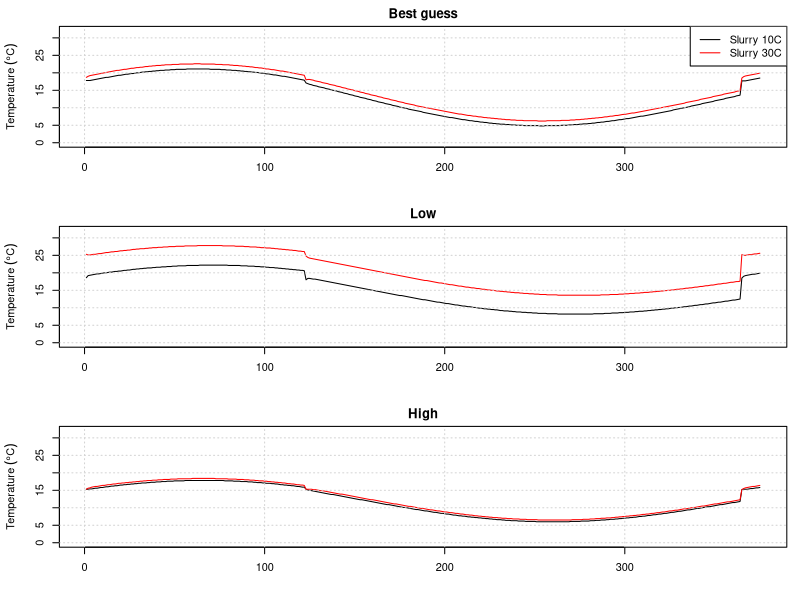
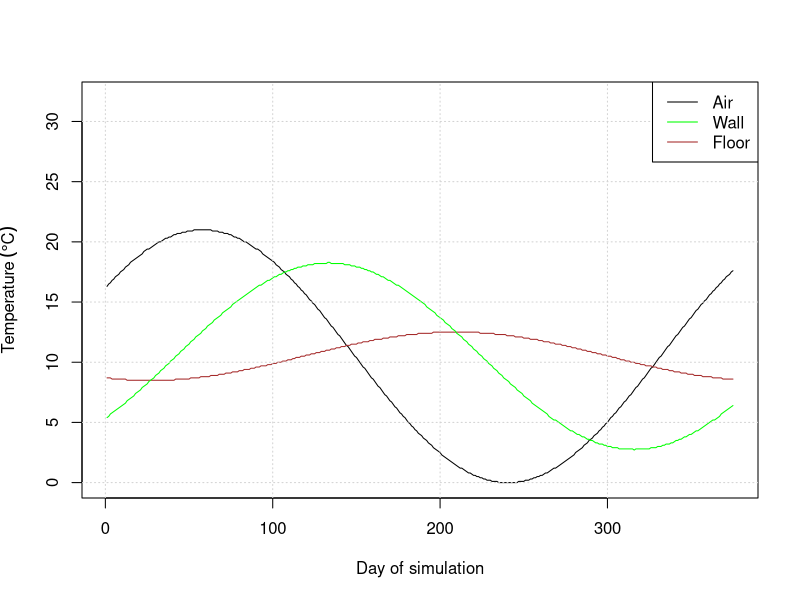

Write R code to recreate these figures, in order.
# Plots temperature predictions
# S. Hafner
# 2020

# Normal simulation
d10n <- read.table('temp_10Cn.txt', header = FALSE, skip = 2)
d30n <- read.table('temp_30Cn.txt', header = FALSE, skip = 2)
names(d10n) <- names(d30n) <- c('dos', 'doy', 'smass', 'depth', 'air', 'wall', 'floor', 'slurry')

# Slow simulation (less heat transfer)
d10s <- read.table('temp_10Cs.txt', header = FALSE, skip = 2)
d30s <- read.table('temp_30Cs.txt', header = FALSE, skip = 2)
names(d10s) <- names(d30s) <- c('dos', 'doy', 'smass', 'depth', 'air', 'wall', 'floor', 'slurry')

# Fast simulation (more heat transfer)
d10f <- read.table('temp_10Cf.txt', header = FALSE, skip = 2)
d30f <- read.table('temp_30Cf.txt', header = FALSE, skip = 2)
names(d10f) <- names(d30f) <- c('dos', 'doy', 'smass', 'depth', 'air', 'wall', 'floor', 'slurry')

pdf('slurry_temp.pdf', height = 8, width = 4)
  par(mfrow = c(3, 1), mar = c(4, 4.5, 2, 1))

  plot(slurry ~ dos, data = d10n, type = 'l', ylim = c(0, 32), xlab = '', ylab = expression('Temperature'~(degree*C)), main = 'Best guess')
  lines(slurry ~ dos, data = d30n, type = 'l', col = 'red')
  grid()
  legend('topright', c('Slurry 10C', 'Slurry 30C'), lty = c(1, 1, 2), col = c('black', 'red', 'gray45'))

  plot(slurry ~ dos, data = d10s, type = 'l', ylim = c(0, 32), xlab = '', ylab = expression('Temperature'~(degree*C)), main = 'Low')
  lines(slurry ~ dos, data = d30s, type = 'l', col = 'red')
  grid()

  plot(slurry ~ dos, data = d10f, type = 'l', ylim = c(0, 32), xlab = '', ylab = expression('Temperature'~(degree*C)), main = 'High')
  lines(slurry ~ dos, data = d30f, type = 'l', col = 'red')
  grid()

dev.off()

pdf('other_temps.pdf', height = 4, width = 4)
  plot(air ~ dos, data = d10n, type = 'l', ylim = c(0, 32), xlab = 'Day of simulation', ylab = expression('Temperature'~(degree*C)))
  lines(floor ~ dos, data = d10n, type = 'l', col = 'brown', lty = 1)
  lines(wall ~ dos, data = d10n, type = 'l', col = 'green', lty = 1)
  grid()
  legend('topright', c('Air', 'Wall', 'Floor'), lty = c(1, 1, 1), col = c('black', 'green', 'brown'))
dev.off()
